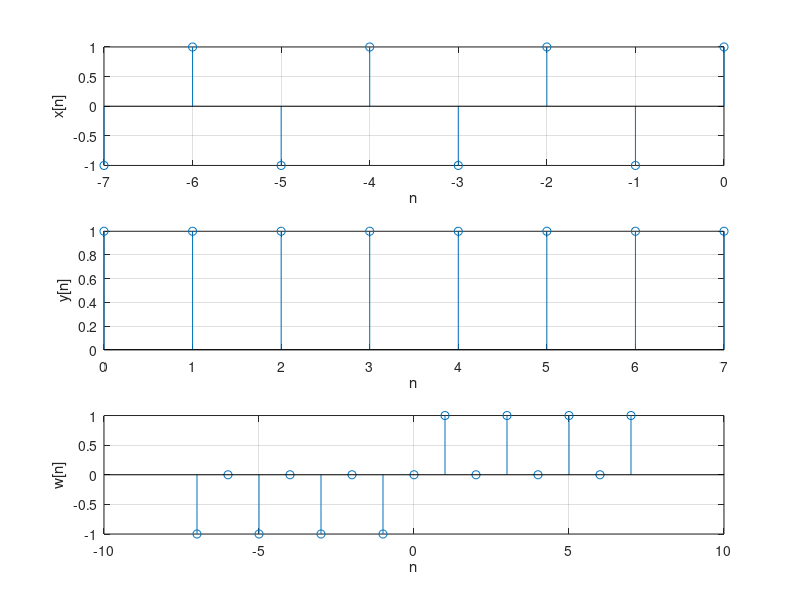

Reproduce this figure in MATLAB.
sx = -7; ex = 0;
sy = 0; ey = 7;
dtx = sx:ex;
dty = sy:ey;
dtw = sx+sy:ex+ey;
x = (-1).^dtx;
y = ones(1,ey-sy+1);
w = conv(x,y);
subplot(311), stem(dtx,x);
xlabel('n'),ylabel('x[n]'),grid;
subplot(312), stem(dty,y);
xlabel('n'),ylabel('y[n]'),grid;
subplot(313), stem(dtw,w);
xlabel('n'),ylabel('w[n]'),grid;
